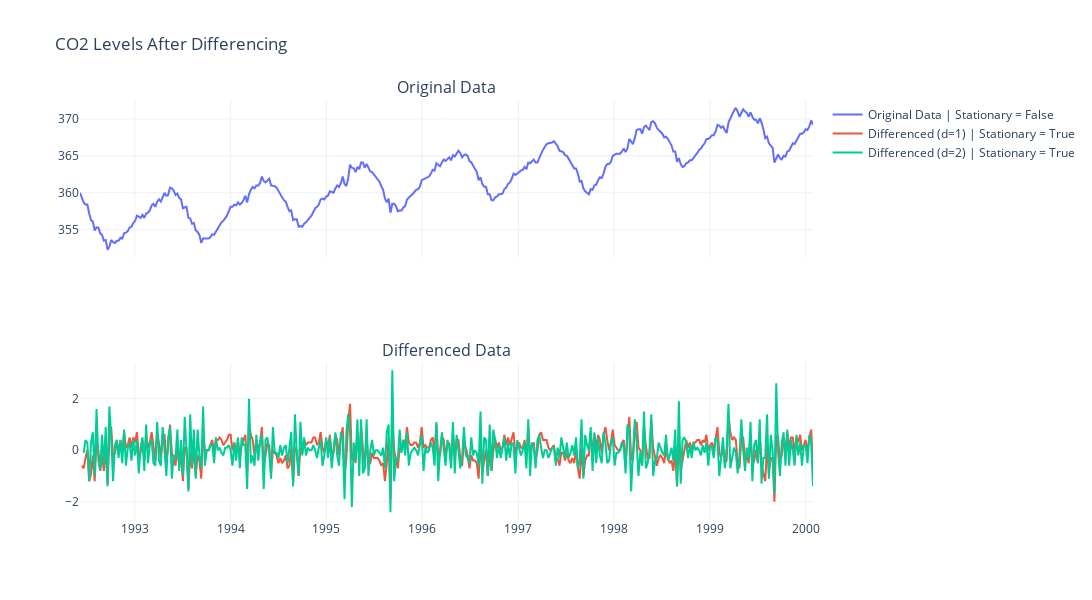

Notebook cell for this chart:
### Markdown cell above
### Stationarity & Differencing

Stationarity is important for time series modeling because many time series models assume that the data is stationary. If the time series is not stationary, differencing can be used to remove trends and make the time series stationary.

### Code cell
from time_series import difference, is_stationary

fig = make_subplots(rows=2, cols=1, subplot_titles=("Original Data", "Differenced Data"), shared_xaxes=True)
fig.add_trace(go.Scatter(x=train.index, y=train['co2'], mode='lines', name=f'Original Data | Stationary = {is_stationary(train["co2"], 0.05)}'), row=1, col=1)
for i in range(1, 3):
    differenced = difference(train['co2'], i)
    fig.add_trace(go.Scatter(x=train.index[i:], y=differenced, mode='lines', name=f'Differenced (d={i}) | Stationary = {is_stationary(differenced, 0.05)}'), row=2, col=1)
fig.update_layout(title='CO2 Levels After Differencing', height=600, width=1200, template='plotly_white', showlegend=True)
fig.show()

### Figure 1 — Plotly figure (JSON) as saved in the notebook; plotly's stock layout.template omitted (floating-point values rounded to 4 significant figures; data arrays with more than 128 entries replaced by an {"elided": "..."} marker saying what was removed)
{"data": [{"mode": "lines", "name": "Original Data | Stationary = False", "type": "scatter", "x": {"elided": "400 str values"}, "xaxis": "x", "y": {"elided": "400 float values"}, "yaxis": "y"}, {"mode": "lines", "name": "Differenced (d=1) | Stationary = True", "type": "scatter", "x": {"elided": "399 str values"}, "xaxis": "x2", "y": {"elided": "399 float values"}, "yaxis": "y2"}, {"mode": "lines", "name": "Differenced (d=2) | Stationary = True", "type": "scatter", "x": {"elided": "398 str values"}, "xaxis": "x2", "y": {"elided": "398 float values"}, "yaxis": "y2"}], "layout": {"annotations": [{"font": {"size": 16}, "showarrow": false, "text": "Original Data", "x": 0.5, "xanchor": "center", "xref": "paper", "y": 1, "yanchor": "bottom", "yref": "paper"}, {"font": {"size": 16}, "showarrow": false, "text": "Differenced Data", "x": 0.5, "xanchor": "center", "xref": "paper", "y": 0.375, "yanchor": "bottom", "yref": "paper"}], "height": 600, "showlegend": true, "title": {"text": "CO2 Levels After Differencing"}, "width": 1200, "xaxis": {"anchor": "y", "domain": [0, 1], "matches": "x2", "showticklabels": false}, "xaxis2": {"anchor": "y2", "domain": [0, 1]}, "yaxis": {"anchor": "x", "domain": [0.625, 1]}, "yaxis2": {"anchor": "x2", "domain": [0, 0.375]}}}
